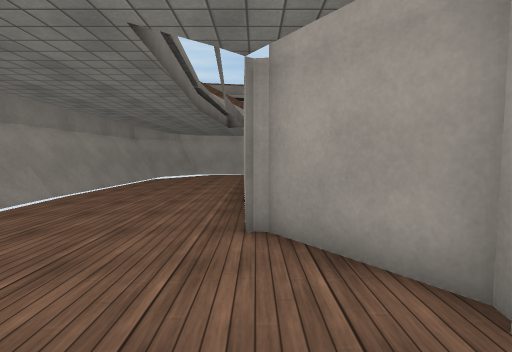
View 1 (above)

18 first-person views from a walk through a scene from a Unity 3-D project. The camera is 1.3 m above the floor, tilts 4° down and sees 85° across. The floor is counted in squares, 1 m on a side. Each view is taken from the middle of a square. On the plan, view 1 faces up. The plan holds only what a view shows up to about 13 squares ahead; the rest is blank. Surface patterns are stand-ins for the level's own textures.

View 2
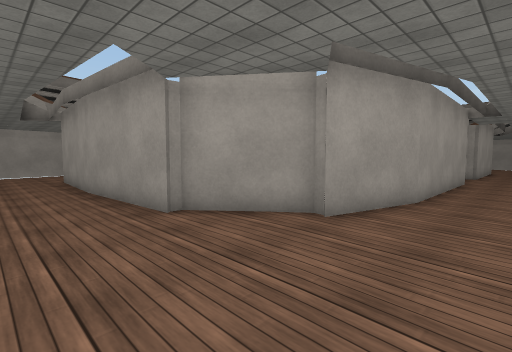

View 3
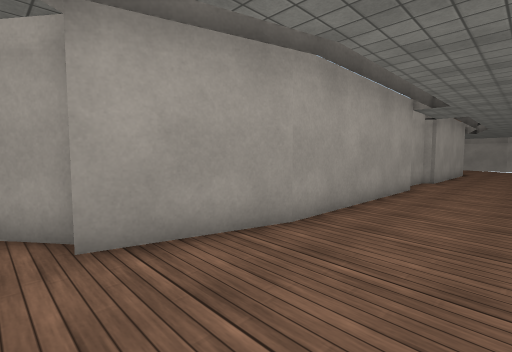

View 4
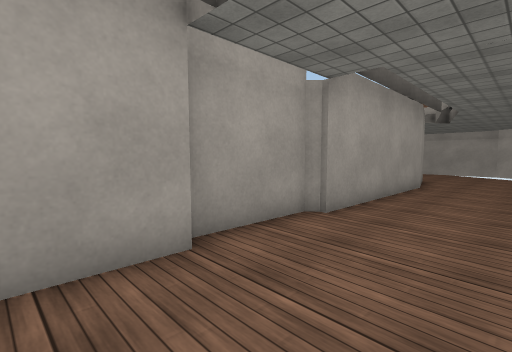

View 5
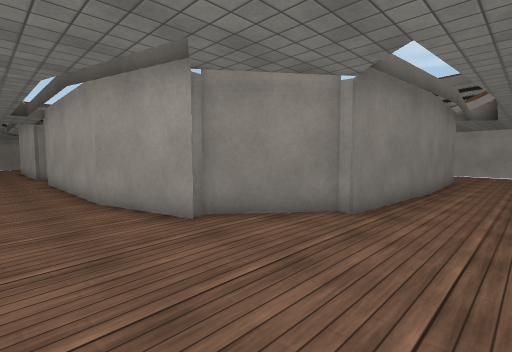

View 6
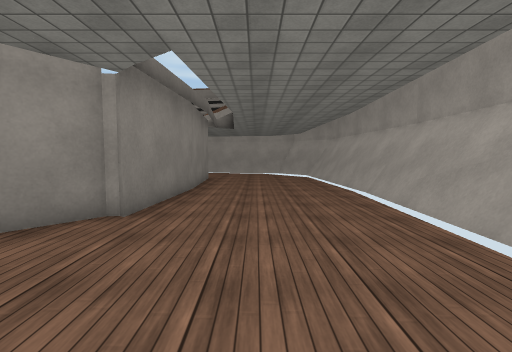

View 7
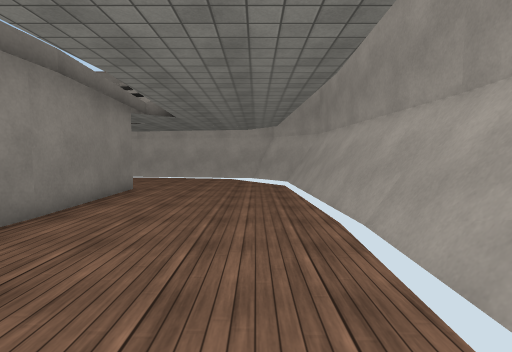

View 8
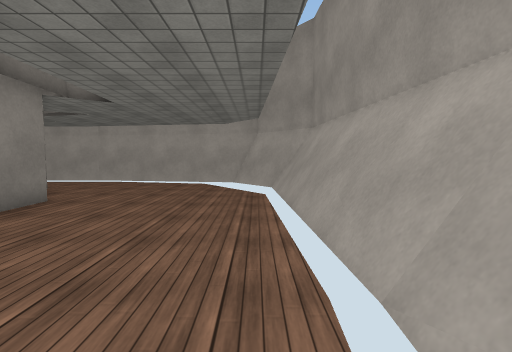

View 9
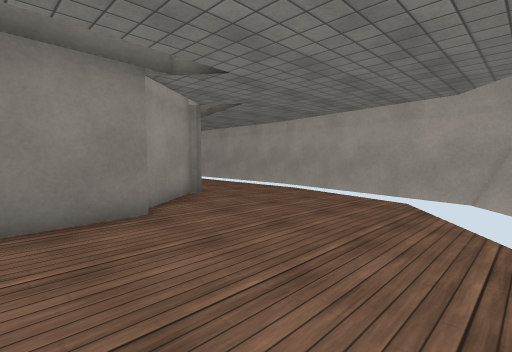

View 10
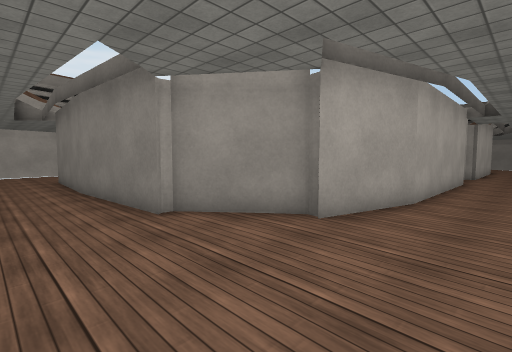

View 11
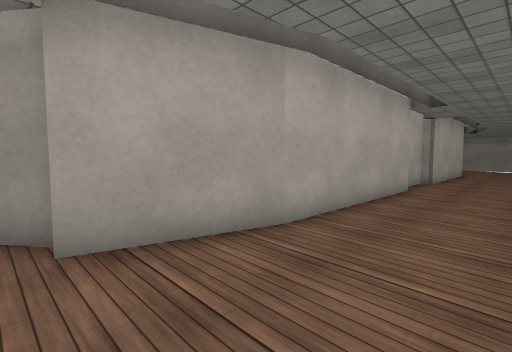

View 12
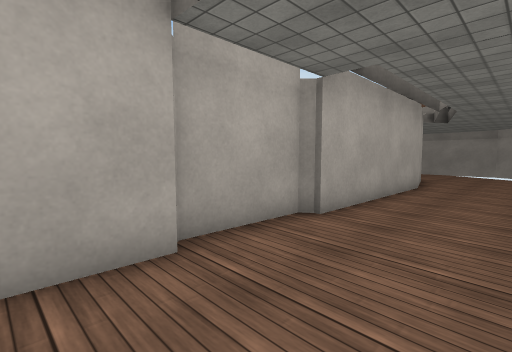

View 13
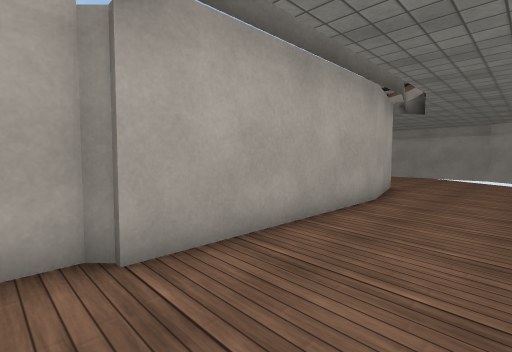

View 14
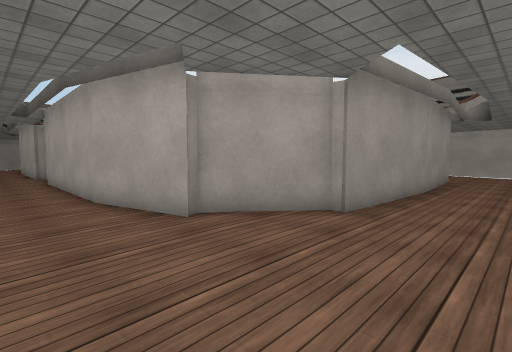

View 15
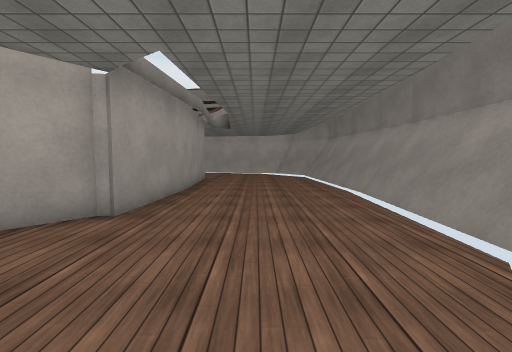

View 16
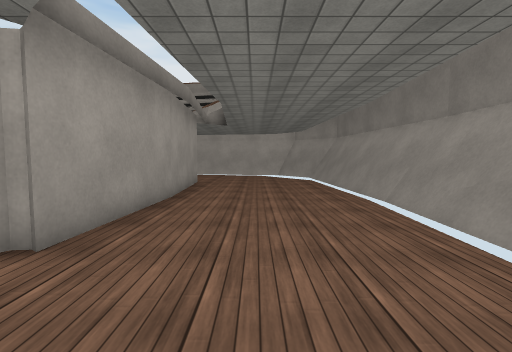

View 17
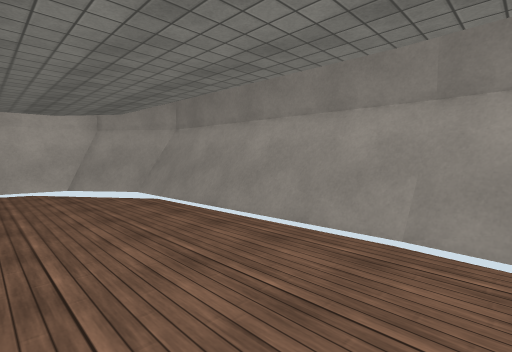

View 18
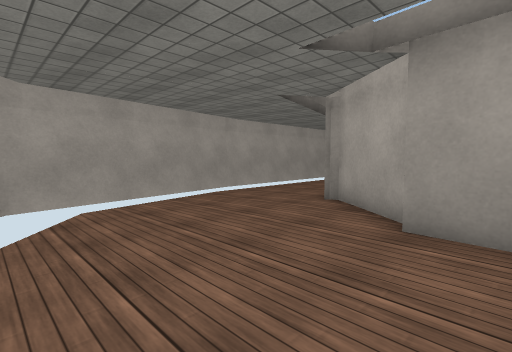

### Floor plan
Points are (right, up) in squares from view 1. A wall is a line through its corners. A room is listed if a view was taken in it or the views show most of it. See-through windows are left out.
Room 1 (views 1, 2, 3, 4, 5, 6, 7, 8, 9, 10, 11, 12, 13, 14, 15, 16, 17, 18)
walls: (15.2, 17.9) (22.1, 17.9); (22, 17.9) (25.4, 17.1); (5, 17.9) (11.8, 17.9) (12.2, 17.5) (15.1, 17.5); (25.2, 16.9) (27, 14.4); (1.7, 17.1) (5.2, 17.9); (27.4, 14.5) (27.6, 9.4); (0.7, 22.6) (-2.1, 22.2); (0.1, 14.3) (2, 16.9); (29.1, 22.2) (26.6, 22.6); (27.6, 9.5) (27.4, 4.4); (-0.4, 9.4) (-0.2, 14.5); (12, 1.1) (5, 1.1); (27.1, 4.6) (25.2, 2.1); (22.2, 1.1) (15.4, 1.1) (15, 1.5) (12.1, 1.5); (5.1, 1.1) (1.9, 1.8) (1.9, 2.2) (0.1, 4.7); (-0.2, 4.5) (-0.4, 9.6); (25.4, 1.9) (22, 1.1); (-7.4, 15.3) (-7.7, 9.5) (-7.3, 3); (-7.7, 14.9) (-8, 9.4); (34.8, 9.5) (34.3, 18.8); (35.1, 9.9) (34.6, 18.6); (-7.9, 9.6) (-7.5, 3.1); (-8, 9.5) (-7.7, 3); (34.7, 4.1) (35, 8.9); (34.5, 3.7) (34.8, 9.6)
low walls: (-6.9, 15.5) (-7.1, 10.3); (-7, 15.6) (-7.3, 9.4); (34.5, 9.5) (34, 18.8); (-7.2, 9.5) (-6.9, 3.4); (-7.5, 9.6) (-7.2, 3.1); (34.3, 3.5) (34.6, 9.6); (34.1, 3.2) (34.4, 9.6)

Positions as (right, up) in squares from view 1, and headings:
1: (0, 0), facing up
2: (-3, -1), facing up-right
3: (1, -2), facing up-right
4: (10, -2), facing up-right
5: (30, -1), facing up-left
6: (30, -1), facing up
7: (32, 4), facing up
8: (33, 7), facing up
9: (33, 12), facing up-left
10: (30, 20), facing down-left
11: (26, 21), facing down-left
12: (17, 21), facing down-left
13: (13, 21), facing down-left
14: (-3, 20), facing down-right
15: (-3, 20), facing down
16: (-3, 18), facing down
17: (-2, 11), facing down-left
18: (-5, 13), facing up-right
